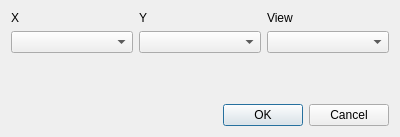
<?xml version="1.0" encoding="UTF-8"?>
<ui version="4.0">
 <class>scalePropertiesUI</class>
 <widget class="QDialog" name="scalePropertiesUI">
  <property name="geometry">
   <rect>
    <x>0</x>
    <y>0</y>
    <width>400</width>
    <height>137</height>
   </rect>
  </property>
  <property name="sizePolicy">
   <sizepolicy hsizetype="MinimumExpanding" vsizetype="MinimumExpanding">
    <horstretch>0</horstretch>
    <verstretch>0</verstretch>
   </sizepolicy>
  </property>
  <property name="windowTitle">
   <string>Scale Properties</string>
  </property>
  <property name="windowIcon">
   <iconset>
    <normaloff>:/res/sasview-icon.ico</normaloff>:/res/sasview-icon.ico</iconset>
  </property>
  <layout class="QGridLayout" name="gridLayout_2">
   <item row="0" column="0">
    <layout class="QGridLayout" name="gridLayout">
     <item row="0" column="0">
      <widget class="QLabel" name="label">
       <property name="text">
        <string>X</string>
       </property>
      </widget>
     </item>
     <item row="0" column="1">
      <widget class="QLabel" name="label_2">
       <property name="text">
        <string>Y</string>
       </property>
      </widget>
     </item>
     <item row="0" column="2">
      <widget class="QLabel" name="label_3">
       <property name="text">
        <string>View</string>
       </property>
      </widget>
     </item>
     <item row="1" column="0">
      <widget class="QComboBox" name="cbX"/>
     </item>
     <item row="1" column="1">
      <widget class="QComboBox" name="cbY"/>
     </item>
     <item row="1" column="2">
      <widget class="QComboBox" name="cbView"/>
     </item>
    </layout>
   </item>
   <item row="1" column="0">
    <spacer name="verticalSpacer">
     <property name="orientation">
      <enum>Qt::Vertical</enum>
     </property>
     <property name="sizeHint" stdset="0">
      <size>
       <width>20</width>
       <height>40</height>
      </size>
     </property>
    </spacer>
   </item>
   <item row="2" column="0">
    <widget class="QDialogButtonBox" name="buttonBox">
     <property name="orientation">
      <enum>Qt::Horizontal</enum>
     </property>
     <property name="standardButtons">
      <set>QDialogButtonBox::Cancel|QDialogButtonBox::Ok</set>
     </property>
    </widget>
   </item>
  </layout>
 </widget>
 <resources/>
 <connections>
  <connection>
   <sender>buttonBox</sender>
   <signal>accepted()</signal>
   <receiver>scalePropertiesUI</receiver>
   <slot>accept()</slot>
   <hints>
    <hint type="sourcelabel">
     <x>248</x>
     <y>254</y>
    </hint>
    <hint type="destinationlabel">
     <x>157</x>
     <y>274</y>
    </hint>
   </hints>
  </connection>
  <connection>
   <sender>buttonBox</sender>
   <signal>rejected()</signal>
   <receiver>scalePropertiesUI</receiver>
   <slot>reject()</slot>
   <hints>
    <hint type="sourcelabel">
     <x>316</x>
     <y>260</y>
    </hint>
    <hint type="destinationlabel">
     <x>286</x>
     <y>274</y>
    </hint>
   </hints>
  </connection>
 </connections>
</ui>
